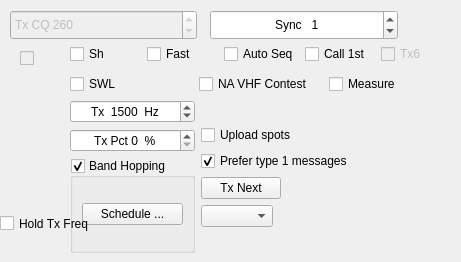
    <widget class="QWidget" name="page_10">
     <widget class="QSpinBox" name="syncSpinBox">
      <property name="geometry">
       <rect>
        <x>210</x>
        <y>10</y>
        <width>188</width>
        <height>30</height>
       </rect>
      </property>
      <property name="toolTip">
       <string>&lt;html&gt;&lt;head/&gt;&lt;body&gt;&lt;p&gt;Synchronizing threshold.  Lower numbers accept weaker sync signals.&lt;/p&gt;&lt;/body&gt;&lt;/html&gt;</string>
      </property>
      <property name="alignment">
       <set>Qt::AlignCenter</set>
      </property>
      <property name="prefix">
       <string>Sync   </string>
      </property>
      <property name="minimum">
       <number>-1</number>
      </property>
      <property name="maximum">
       <number>10</number>
      </property>
      <property name="value">
       <number>1</number>
      </property>
     </widget>
     <widget class="QSpinBox" name="sbCQTxFreq">
      <property name="enabled">
       <bool>false</bool>
      </property>
      <property name="geometry">
       <rect>
        <x>10</x>
        <y>10</y>
        <width>187</width>
        <height>30</height>
       </rect>
      </property>
      <property name="toolTip">
       <string>&lt;html&gt;&lt;head/&gt;&lt;body&gt;&lt;p&gt;Frequency to call CQ on in kHz above the current MHz&lt;/p&gt;&lt;/body&gt;&lt;/html&gt;</string>
      </property>
      <property name="prefix">
       <string>Tx CQ </string>
      </property>
      <property name="minimum">
       <number>1</number>
      </property>
      <property name="maximum">
       <number>999</number>
      </property>
      <property name="value">
       <number>260</number>
      </property>
     </widget>
     <widget class="QCheckBox" name="cbCQTx">
      <property name="enabled">
       <bool>false</bool>
      </property>
      <property name="geometry">
       <rect>
        <x>20</x>
        <y>50</y>
        <width>31</width>
        <height>16</height>
       </rect>
      </property>
      <property name="toolTip">
       <string>&lt;html&gt;&lt;head/&gt;&lt;body&gt;&lt;p&gt;Check this to call CQ on the &amp;quot;Tx CQ&amp;quot; frequency. Rx will be on the current frequency and the CQ message wiill include the current Rx frequency so callers know which frequency to reply on.&lt;/p&gt;&lt;/body&gt;&lt;/html&gt;</string>
      </property>
      <property name="text">
       <string/>
      </property>
     </widget>
     <widget class="QWidget" name="layoutWidget">
      <property name="geometry">
       <rect>
        <x>70</x>
        <y>40</y>
        <width>382</width>
        <height>29</height>
       </rect>
      </property>
      <layout class="QHBoxLayout" name="horizontalLayout_5">
       <item>
        <widget class="QCheckBox" name="cbShMsgs">
         <property name="toolTip">
          <string>&lt;html&gt;&lt;head/&gt;&lt;body&gt;&lt;p&gt;Check to use short-format messages.&lt;/p&gt;&lt;/body&gt;&lt;/html&gt;</string>
         </property>
         <property name="text">
          <string>Sh</string>
         </property>
        </widget>
       </item>
       <item>
        <widget class="QCheckBox" name="cbFast9">
         <property name="toolTip">
          <string>&lt;html&gt;&lt;head/&gt;&lt;body&gt;&lt;p&gt;Check to enable JT9 fast modes&lt;/p&gt;&lt;/body&gt;&lt;/html&gt;</string>
         </property>
         <property name="text">
          <string>Fast</string>
         </property>
        </widget>
       </item>
       <item>
        <widget class="QCheckBox" name="cbAutoSeq">
         <property name="toolTip">
          <string>&lt;html&gt;&lt;head/&gt;&lt;body&gt;&lt;p&gt;Check to enable automatic sequencing of Tx messages based on received messages.&lt;/p&gt;&lt;/body&gt;&lt;/html&gt;</string>
         </property>
         <property name="text">
          <string>Auto Seq</string>
         </property>
        </widget>
       </item>
       <item>
        <widget class="QCheckBox" name="cbFirst">
         <property name="toolTip">
          <string>&lt;html&gt;&lt;head/&gt;&lt;body&gt;&lt;p&gt;Chect to call the first decoded responder to my CQ.&lt;/p&gt;&lt;/body&gt;&lt;/html&gt;</string>
         </property>
         <property name="text">
          <string>Call 1st</string>
         </property>
        </widget>
       </item>
       <item>
        <widget class="QCheckBox" name="cbTx6">
         <property name="enabled">
          <bool>false</bool>
         </property>
         <property name="toolTip">
          <string>Check to generate &quot;@1250  (SEND MSGS)&quot; in Tx6.</string>
         </property>
         <property name="text">
          <string>Tx6</string>
         </property>
        </widget>
       </item>
      </layout>
     </widget>
     <widget class="QWidget" name="layoutWidget">
      <property name="geometry">
       <rect>
        <x>70</x>
        <y>70</y>
        <width>382</width>
        <height>29</height>
       </rect>
      </property>
      <layout class="QHBoxLayout" name="horizontalLayout_15">
       <item>
        <widget class="QCheckBox" name="cbSWL">
         <property name="toolTip">
          <string>&lt;html&gt;&lt;head/&gt;&lt;body&gt;&lt;p&gt;Check to monitor Sh messages.&lt;/p&gt;&lt;/body&gt;&lt;/html&gt;</string>
         </property>
         <property name="text">
          <string>SWL</string>
         </property>
        </widget>
       </item>
       <item>
        <widget class="QCheckBox" name="cbVHFcontest">
         <property name="toolTip">
          <string>&lt;html&gt;&lt;head/&gt;&lt;body&gt;&lt;p&gt;Check to exchange grid locators instead of signal reports. DO NOT USE when propagation supports making world-wide contacts!&lt;/p&gt;&lt;/body&gt;&lt;/html&gt;</string>
         </property>
         <property name="text">
          <string>NA VHF Contest</string>
         </property>
        </widget>
       </item>
       <item>
        <widget class="QCheckBox" name="measure_check_box">
         <property name="toolTip">
          <string>&lt;html&gt;&lt;head/&gt;&lt;body&gt;&lt;p&gt;Check this to start recording calibration data.&lt;br/&gt;While measuring calibration correction is disabled.&lt;br/&gt;When not checked you can view the calibration results.&lt;/p&gt;&lt;/body&gt;&lt;/html&gt;</string>
         </property>
         <property name="text">
          <string>Measure</string>
         </property>
        </widget>
       </item>
      </layout>
     </widget>
     <widget class="QWidget" name="layoutWidget">
      <property name="geometry">
       <rect>
        <x>70</x>
        <y>100</y>
        <width>354</width>
        <height>153</height>
       </rect>
      </property>
      <layout class="QHBoxLayout" name="horizontalLayout_12">
       <item>
        <layout class="QVBoxLayout" name="verticalLayout_7">
         <item>
          <widget class="QSpinBox" name="WSPRfreqSpinBox">
           <property name="alignment">
            <set>Qt::AlignCenter</set>
           </property>
           <property name="suffix">
            <string>  Hz</string>
           </property>
           <property name="prefix">
            <string>Tx  </string>
           </property>
           <property name="minimum">
            <number>1400</number>
           </property>
           <property name="maximum">
            <number>1700</number>
           </property>
           <property name="value">
            <number>1500</number>
           </property>
          </widget>
         </item>
         <item>
          <widget class="QSpinBox" name="sbTxPercent">
           <property name="toolTip">
            <string>Percentage of 2-minute sequences devoted to transmitting.</string>
           </property>
           <property name="alignment">
            <set>Qt::AlignCenter</set>
           </property>
           <property name="suffix">
            <string>  %</string>
           </property>
           <property name="prefix">
            <string>Tx Pct </string>
           </property>
           <property name="maximum">
            <number>100</number>
           </property>
          </widget>
         </item>
         <item>
          <widget class="QGroupBox" name="band_hopping_group_box">
           <property name="title">
            <string>Band Hopping</string>
           </property>
           <property name="checkable">
            <bool>true</bool>
           </property>
           <layout class="QHBoxLayout" name="horizontalLayout_7">
            <item>
             <widget class="QPushButton" name="band_hopping_schedule_push_button">
              <property name="toolTip">
               <string>Choose bands and times of day for band-hopping.</string>
              </property>
              <property name="text">
               <string>Schedule ...</string>
              </property>
             </widget>
            </item>
           </layout>
          </widget>
         </item>
        </layout>
       </item>
       <item>
        <layout class="QVBoxLayout" name="verticalLayout_8">
         <item>
          <layout class="QVBoxLayout" name="verticalLayout_2">
           <item>
            <layout class="QHBoxLayout" name="horizontalLayout_10">
             <item>
              <widget class="QCheckBox" name="cbUploadWSPR_Spots">
               <property name="toolTip">
                <string>Upload decoded messages to WSPRnet.org.</string>
               </property>
               <property name="text">
                <string>Upload spots</string>
               </property>
              </widget>
             </item>
            </layout>
           </item>
           <item>
            <widget class="QCheckBox" name="WSPR_prefer_type_1_check_box">
             <property name="toolTip">
              <string>&lt;html&gt;&lt;head/&gt;&lt;body&gt;&lt;p&gt;6 digit locators cause 2 different mesages to be sent, the second contains the full locator but only a hashed callsign, other stations must have decoded the first once before they can decode your call in the second. Check this option to only send 4 digit locators if it will avoid the two message protocol.&lt;/p&gt;&lt;/body&gt;&lt;/html&gt;</string>
             </property>
             <property name="text">
              <string>Prefer type 1 messages</string>
             </property>
             <property name="checked">
              <bool>true</bool>
             </property>
            </widget>
           </item>
           <item>
            <layout class="QHBoxLayout" name="horizontalLayout_13">
             <item>
              <widget class="QPushButton" name="pbTxNext">
               <property name="toolTip">
                <string>Transmit during the next 2-minute sequence.</string>
               </property>
               <property name="styleSheet">
                <string notr="true">QPushButton:checked {
	background-color: red;
	border-style: outset;
	border-width: 1px;
	border-radius: 5px;
	border-color: black;
	min-width: 5em;
	padding: 3px;
}</string>
               </property>
               <property name="text">
                <string>Tx Next</string>
               </property>
               <property name="checkable">
                <bool>true</bool>
               </property>
              </widget>
             </item>
             <item>
              <spacer name="horizontalSpacer_2">
               <property name="orientation">
                <enum>Qt::Horizontal</enum>
               </property>
               <property name="sizeHint" stdset="0">
                <size>
                 <width>40</width>
                 <height>20</height>
                </size>
               </property>
              </spacer>
             </item>
            </layout>
           </item>
           <item>
            <layout class="QHBoxLayout" name="horizontalLayout_14">
             <item>
              <widget class="QComboBox" name="TxPowerComboBox">
               <property name="toolTip">
                <string>Set Tx power in dBm (dB above 1 mW) as part of your WSPR message.</string>
               </property>
              </widget>
             </item>
             <item>
              <spacer name="horizontalSpacer_3">
               <property name="orientation">
                <enum>Qt::Horizontal</enum>
               </property>
               <property name="sizeHint" stdset="0">
                <size>
                 <width>40</width>
                 <height>20</height>
                </size>
               </property>
              </spacer>
             </item>
            </layout>
           </item>
          </layout>
         </item>
        </layout>
       </item>
      </layout>
     </widget>
     <widget class="QCheckBox" name="cbHoldTxFreq">
      <property name="geometry">
       <rect>
        <x>0</x>
        <y>210</y>
        <width>186</width>
        <height>27</height>
       </rect>
      </property>
      <property name="toolTip">
       <string>&lt;html&gt;&lt;head/&gt;&lt;body&gt;&lt;p&gt;Check to keep Tx frequency fixed when double-clicking on decoded text.&lt;/p&gt;&lt;/body&gt;&lt;/html&gt;</string>
      </property>
      <property name="text">
       <string>Hold Tx Freq</string>
      </property>
     </widget>
    </widget>
